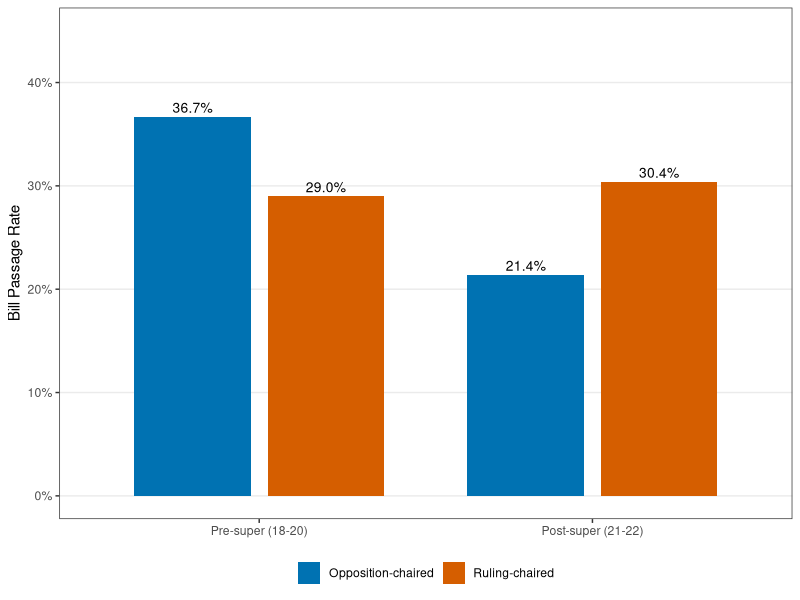
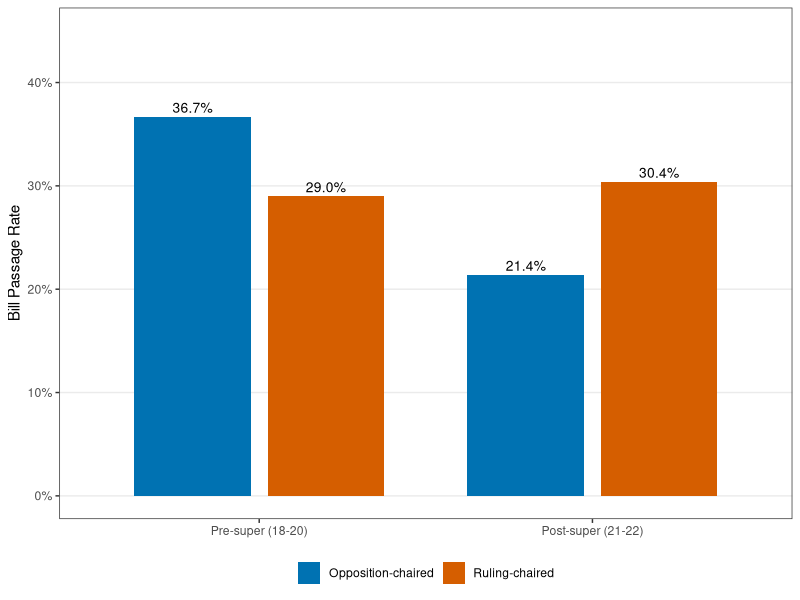

Here is the R script that generated these plots, in order:
# Auto-generated figure for article
# Reads KNA data from Sys.getenv("KBL_DATA").
# Figure 2: Productivity sign reversal across pre/post supermajority
library(ggplot2)
df <- data.frame(
  era = c("Pre-super (18-20)","Pre-super (18-20)",
          "Post-super (21-22)","Post-super (21-22)"),
  chair_party = c("Opposition-chaired","Ruling-chaired",
                  "Opposition-chaired","Ruling-chaired"),
  rate = c(0.367, 0.290, 0.214, 0.304)
)
df$era <- factor(df$era, levels = c("Pre-super (18-20)", "Post-super (21-22)"))
ggplot(df, aes(x = era, y = rate, fill = chair_party)) +
  geom_col(position = position_dodge(width = 0.8), width = 0.7) +
  geom_text(aes(label = scales::percent(rate, accuracy = 0.1)),
            position = position_dodge(width = 0.8),
            vjust = -0.4, size = 3.5) +
  scale_fill_manual(values = c("Opposition-chaired" = "#0072B2",
                                "Ruling-chaired" = "#D55E00")) +
  scale_y_continuous(limits = c(0, 0.45),
                     labels = scales::percent_format(accuracy = 1)) +
  labs(x = NULL, y = "Bill Passage Rate", fill = NULL) +
  theme_bw(base_size = 11) +
  theme(legend.position = "bottom",
        panel.grid.minor = element_blank(),
        panel.grid.major.x = element_blank())
ggsave("articles/figures/2026-04-29_r24/fig_2.pdf", width = 7, height = 4.5)
